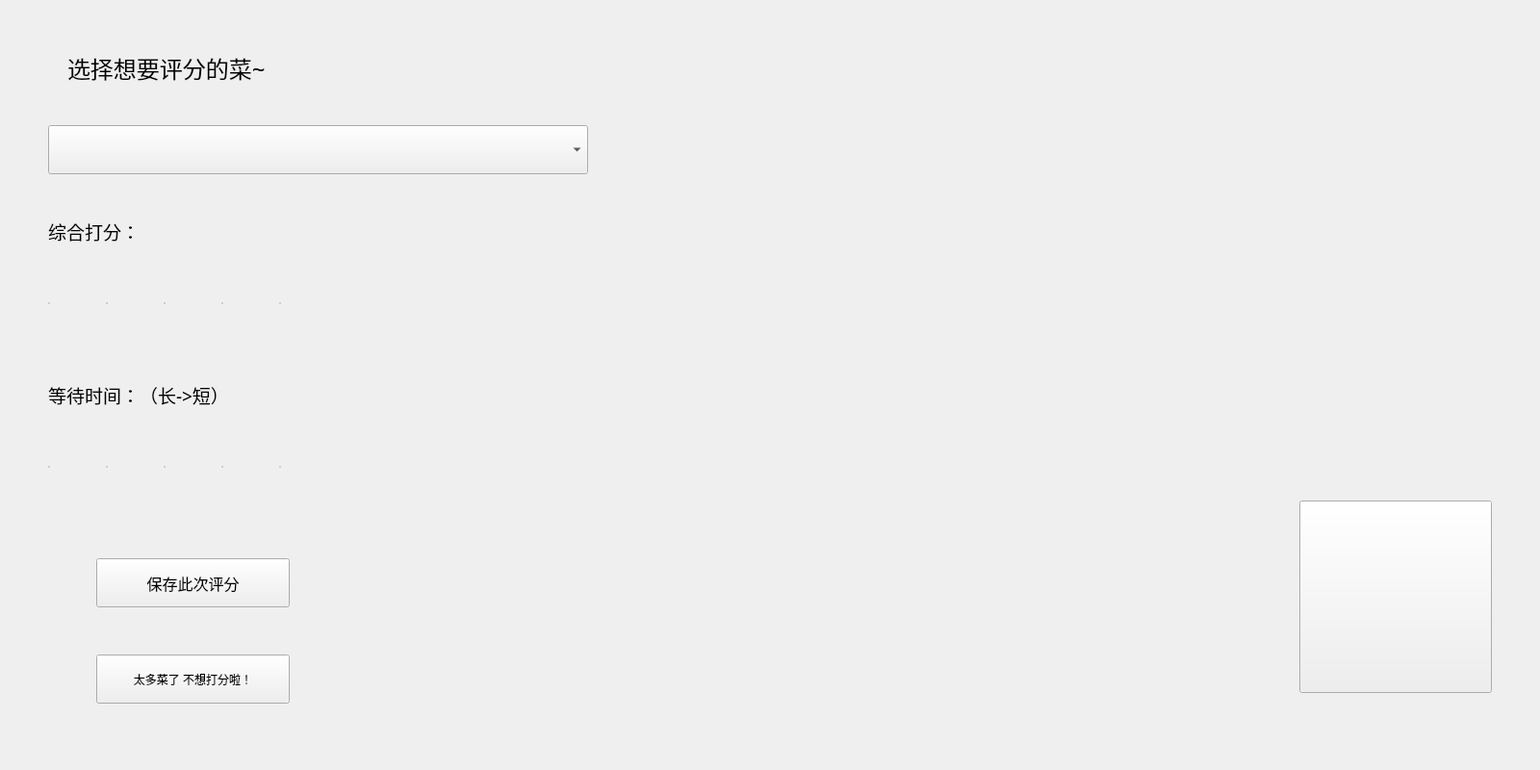
<?xml version="1.0" encoding="UTF-8"?>
<ui version="4.0">
 <class>evaluate_recipe</class>
 <widget class="QWidget" name="evaluate_recipe">
  <property name="geometry">
   <rect>
    <x>0</x>
    <y>0</y>
    <width>1600</width>
    <height>800</height>
   </rect>
  </property>
  <property name="windowTitle">
   <string>嘉然吃完要打分！ψ(｀∇´)ψ</string>
  </property>
  <property name="windowIcon">
   <iconset>
    <normaloff>:/1/1.JPG</normaloff>:/1/1.JPG</iconset>
  </property>
  <property name="styleSheet">
   <string notr="true">#evaluate_recipe{ border-image: url(:/1/background.png);}
</string>
  </property>
  <widget class="QPushButton" name="evaluate_recipe_back">
   <property name="geometry">
    <rect>
     <x>1350</x>
     <y>520</y>
     <width>200</width>
     <height>200</height>
    </rect>
   </property>
   <property name="text">
    <string/>
   </property>
  </widget>
  <widget class="QComboBox" name="comboBox">
   <property name="geometry">
    <rect>
     <x>50</x>
     <y>130</y>
     <width>561</width>
     <height>51</height>
    </rect>
   </property>
   <property name="font">
    <font>
     <family>宋体</family>
     <pointsize>12</pointsize>
    </font>
   </property>
   <property name="styleSheet">
    <string notr="true"/>
   </property>
  </widget>
  <widget class="QRadioButton" name="score_star1">
   <property name="geometry">
    <rect>
     <x>50</x>
     <y>290</y>
     <width>50</width>
     <height>50</height>
    </rect>
   </property>
   <property name="styleSheet">
    <string notr="true">QRadioButton::indicator {
   width: 0px;
   height: 0px;
}
QRadioButton{
	border-image: url(:/1/star0.png);
}</string>
   </property>
   <property name="text">
    <string/>
   </property>
  </widget>
  <widget class="QRadioButton" name="score_star4">
   <property name="geometry">
    <rect>
     <x>230</x>
     <y>290</y>
     <width>50</width>
     <height>50</height>
    </rect>
   </property>
   <property name="styleSheet">
    <string notr="true">QRadioButton::indicator {
   width: 0px;
   height: 0px;
}
QRadioButton{
	border-image: url(:/1/star0.png);
}</string>
   </property>
   <property name="text">
    <string/>
   </property>
  </widget>
  <widget class="QRadioButton" name="score_star5">
   <property name="geometry">
    <rect>
     <x>290</x>
     <y>290</y>
     <width>50</width>
     <height>50</height>
    </rect>
   </property>
   <property name="styleSheet">
    <string notr="true">QRadioButton::indicator {
   width: 0px;
   height: 0px;
}
QRadioButton{
	border-image: url(:/1/star0.png);
}</string>
   </property>
   <property name="text">
    <string/>
   </property>
  </widget>
  <widget class="QRadioButton" name="score_star2">
   <property name="geometry">
    <rect>
     <x>110</x>
     <y>290</y>
     <width>50</width>
     <height>50</height>
    </rect>
   </property>
   <property name="styleSheet">
    <string notr="true">QRadioButton::indicator {
   width: 0px;
   height: 0px;
}
QRadioButton{
	border-image: url(:/1/star0.png);
}</string>
   </property>
   <property name="text">
    <string/>
   </property>
  </widget>
  <widget class="QRadioButton" name="score_star3">
   <property name="geometry">
    <rect>
     <x>170</x>
     <y>290</y>
     <width>50</width>
     <height>50</height>
    </rect>
   </property>
   <property name="styleSheet">
    <string notr="true">QRadioButton::indicator {
   width: 0px;
   height: 0px;
}
QRadioButton{
	border-image: url(:/1/star0.png);
}</string>
   </property>
   <property name="text">
    <string/>
   </property>
  </widget>
  <widget class="QPushButton" name="certainty">
   <property name="geometry">
    <rect>
     <x>100</x>
     <y>580</y>
     <width>201</width>
     <height>51</height>
    </rect>
   </property>
   <property name="font">
    <font>
     <family>宋体</family>
     <pointsize>12</pointsize>
    </font>
   </property>
   <property name="text">
    <string>保存此次评分</string>
   </property>
  </widget>
  <widget class="QRadioButton" name="waiting_star1">
   <property name="geometry">
    <rect>
     <x>50</x>
     <y>460</y>
     <width>50</width>
     <height>50</height>
    </rect>
   </property>
   <property name="styleSheet">
    <string notr="true">QRadioButton::indicator {
   width: 0px;
   height: 0px;
}
QRadioButton{
	border-image: url(:/1/star0.png);
}</string>
   </property>
   <property name="text">
    <string/>
   </property>
  </widget>
  <widget class="QRadioButton" name="waiting_star4">
   <property name="geometry">
    <rect>
     <x>230</x>
     <y>460</y>
     <width>50</width>
     <height>50</height>
    </rect>
   </property>
   <property name="styleSheet">
    <string notr="true">QRadioButton::indicator {
   width: 0px;
   height: 0px;
}
QRadioButton{
	border-image: url(:/1/star0.png);
}</string>
   </property>
   <property name="text">
    <string/>
   </property>
  </widget>
  <widget class="QRadioButton" name="waiting_star5">
   <property name="geometry">
    <rect>
     <x>290</x>
     <y>460</y>
     <width>50</width>
     <height>50</height>
    </rect>
   </property>
   <property name="styleSheet">
    <string notr="true">QRadioButton::indicator {
   width: 0px;
   height: 0px;
}
QRadioButton{
	border-image: url(:/1/star0.png);
}</string>
   </property>
   <property name="text">
    <string/>
   </property>
  </widget>
  <widget class="QRadioButton" name="waiting_star2">
   <property name="geometry">
    <rect>
     <x>110</x>
     <y>460</y>
     <width>50</width>
     <height>50</height>
    </rect>
   </property>
   <property name="styleSheet">
    <string notr="true">QRadioButton::indicator {
   width: 0px;
   height: 0px;
}
QRadioButton{
	border-image: url(:/1/star0.png);
}</string>
   </property>
   <property name="text">
    <string/>
   </property>
  </widget>
  <widget class="QRadioButton" name="waiting_star3">
   <property name="geometry">
    <rect>
     <x>170</x>
     <y>460</y>
     <width>50</width>
     <height>50</height>
    </rect>
   </property>
   <property name="styleSheet">
    <string notr="true">QRadioButton::indicator {
   width: 0px;
   height: 0px;
}
QRadioButton{
	border-image: url(:/1/star0.png);
}</string>
   </property>
   <property name="text">
    <string/>
   </property>
  </widget>
  <widget class="QLabel" name="label_2">
   <property name="geometry">
    <rect>
     <x>50</x>
     <y>220</y>
     <width>241</width>
     <height>41</height>
    </rect>
   </property>
   <property name="font">
    <font>
     <family>Agency FB</family>
     <pointsize>14</pointsize>
    </font>
   </property>
   <property name="text">
    <string>综合打分：</string>
   </property>
   <property name="textFormat">
    <enum>Qt::AutoText</enum>
   </property>
  </widget>
  <widget class="QLabel" name="label_3">
   <property name="geometry">
    <rect>
     <x>50</x>
     <y>390</y>
     <width>321</width>
     <height>41</height>
    </rect>
   </property>
   <property name="font">
    <font>
     <family>Agency FB</family>
     <pointsize>14</pointsize>
    </font>
   </property>
   <property name="text">
    <string>等待时间：（长-&gt;短）</string>
   </property>
   <property name="textFormat">
    <enum>Qt::AutoText</enum>
   </property>
  </widget>
  <widget class="QLabel" name="label_4">
   <property name="geometry">
    <rect>
     <x>70</x>
     <y>50</y>
     <width>541</width>
     <height>41</height>
    </rect>
   </property>
   <property name="font">
    <font>
     <family>Agency FB</family>
     <pointsize>18</pointsize>
    </font>
   </property>
   <property name="text">
    <string>选择想要评分的菜~</string>
   </property>
   <property name="textFormat">
    <enum>Qt::AutoText</enum>
   </property>
  </widget>
  <widget class="QPushButton" name="clear">
   <property name="geometry">
    <rect>
     <x>100</x>
     <y>680</y>
     <width>201</width>
     <height>51</height>
    </rect>
   </property>
   <property name="text">
    <string>太多菜了 不想打分啦！</string>
   </property>
  </widget>
 </widget>
 <resources/>
 <connections/>
</ui>
